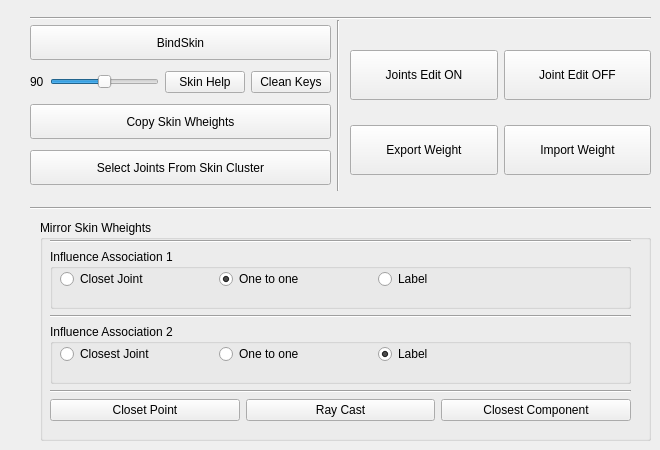
     <widget class="QWidget" name="SkinningTab">
      <attribute name="title">
       <string>Skinning Tools</string>
      </attribute>
      <widget class="QWidget" name="verticalLayoutWidget">
       <property name="geometry">
        <rect>
         <x>30</x>
         <y>20</y>
         <width>301</width>
         <height>174</height>
        </rect>
       </property>
       <layout class="QVBoxLayout" name="verticalLayout_14">
        <item>
         <widget class="QPushButton" name="BindSkinBtn">
          <property name="enabled">
           <bool>true</bool>
          </property>
          <property name="minimumSize">
           <size>
            <width>0</width>
            <height>35</height>
           </size>
          </property>
          <property name="text">
           <string>BindSkin</string>
          </property>
         </widget>
        </item>
        <item>
         <layout class="QHBoxLayout" name="horizontalLayout_25">
          <item>
           <widget class="QLabel" name="label_20">
            <property name="text">
             <string>90</string>
            </property>
           </widget>
          </item>
          <item>
           <widget class="QSlider" name="SkinHelpSlider">
            <property name="minimum">
             <number>1</number>
            </property>
            <property name="maximum">
             <number>180</number>
            </property>
            <property name="value">
             <number>90</number>
            </property>
            <property name="orientation">
             <enum>Qt::Horizontal</enum>
            </property>
           </widget>
          </item>
          <item>
           <widget class="QPushButton" name="SkinHelpButton">
            <property name="text">
             <string>Skin Help</string>
            </property>
           </widget>
          </item>
          <item>
           <widget class="QPushButton" name="CleanKeysBtn">
            <property name="text">
             <string>Clean Keys</string>
            </property>
           </widget>
          </item>
         </layout>
        </item>
        <item>
         <widget class="QPushButton" name="copyButton">
          <property name="enabled">
           <bool>true</bool>
          </property>
          <property name="minimumSize">
           <size>
            <width>0</width>
            <height>35</height>
           </size>
          </property>
          <property name="text">
           <string>Copy Skin Wheights</string>
          </property>
          <property name="icon">
           <iconset resource="Resources/iconResources.qrc">
            <normaloff>:/icon/Copy.png</normaloff>:/icon/Copy.png</iconset>
          </property>
         </widget>
        </item>
        <item>
         <widget class="QPushButton" name="SelecJointsFromBtn">
          <property name="minimumSize">
           <size>
            <width>0</width>
            <height>35</height>
           </size>
          </property>
          <property name="text">
           <string>Select Joints From Skin Cluster</string>
          </property>
          <property name="icon">
           <iconset resource="Resources/iconResources.qrc">
            <normaloff>:/icon/MirrorWeights.png</normaloff>:/icon/MirrorWeights.png</iconset>
          </property>
         </widget>
        </item>
       </layout>
      </widget>
      <widget class="Line" name="line_26">
       <property name="geometry">
        <rect>
         <x>30</x>
         <y>200</y>
         <width>621</width>
         <height>16</height>
        </rect>
       </property>
       <property name="orientation">
        <enum>Qt::Horizontal</enum>
       </property>
      </widget>
      <widget class="Line" name="line_27">
       <property name="geometry">
        <rect>
         <x>30</x>
         <y>10</y>
         <width>621</width>
         <height>16</height>
        </rect>
       </property>
       <property name="orientation">
        <enum>Qt::Horizontal</enum>
       </property>
      </widget>
      <widget class="QWidget" name="verticalLayoutWidget_2">
       <property name="geometry">
        <rect>
         <x>350</x>
         <y>40</y>
         <width>301</width>
         <height>71</height>
        </rect>
       </property>
       <layout class="QGridLayout" name="gridLayout_4">
        <item row="0" column="0">
         <widget class="QPushButton" name="JointsEditOn">
          <property name="minimumSize">
           <size>
            <width>0</width>
            <height>50</height>
           </size>
          </property>
          <property name="text">
           <string>Joints Edit ON</string>
          </property>
          <property name="icon">
           <iconset resource="Resources/iconResources.qrc">
            <normaloff>:/icon/EditOn.png</normaloff>:/icon/EditOn.png</iconset>
          </property>
         </widget>
        </item>
        <item row="0" column="1">
         <widget class="QPushButton" name="JointsEditOff">
          <property name="minimumSize">
           <size>
            <width>0</width>
            <height>50</height>
           </size>
          </property>
          <property name="text">
           <string>Joint Edit OFF</string>
          </property>
          <property name="icon">
           <iconset resource="Resources/iconResources.qrc">
            <normaloff>:/icon/EditOff.png</normaloff>:/icon/EditOff.png</iconset>
          </property>
         </widget>
        </item>
       </layout>
      </widget>
      <widget class="Line" name="line_18">
       <property name="geometry">
        <rect>
         <x>330</x>
         <y>20</y>
         <width>16</width>
         <height>171</height>
        </rect>
       </property>
       <property name="orientation">
        <enum>Qt::Vertical</enum>
       </property>
      </widget>
      <widget class="QGroupBox" name="groupBox">
       <property name="geometry">
        <rect>
         <x>40</x>
         <y>220</y>
         <width>611</width>
         <height>221</height>
        </rect>
       </property>
       <property name="title">
        <string>Mirror Skin Wheights</string>
       </property>
       <widget class="QWidget" name="layoutWidget">
        <property name="geometry">
         <rect>
          <x>10</x>
          <y>20</y>
          <width>581</width>
          <height>181</height>
         </rect>
        </property>
        <layout class="QVBoxLayout" name="verticalLayout_19">
         <item>
          <widget class="Line" name="line_32">
           <property name="orientation">
            <enum>Qt::Horizontal</enum>
           </property>
          </widget>
         </item>
         <item>
          <widget class="QGroupBox" name="groupBox_2">
           <property name="title">
            <string>Influence Association 1</string>
           </property>
           <widget class="QWidget" name="horizontalLayoutWidget_3">
            <property name="geometry">
             <rect>
              <x>10</x>
              <y>20</y>
              <width>471</width>
              <height>21</height>
             </rect>
            </property>
            <layout class="QHBoxLayout" name="horizontalLayout_39">
             <item>
              <widget class="QRadioButton" name="closetJoint01">
               <property name="text">
                <string>Closet Joint</string>
               </property>
              </widget>
             </item>
             <item>
              <widget class="QRadioButton" name="oneToOne01">
               <property name="text">
                <string>One to one</string>
               </property>
               <property name="checked">
                <bool>true</bool>
               </property>
              </widget>
             </item>
             <item>
              <widget class="QRadioButton" name="label01">
               <property name="text">
                <string>Label</string>
               </property>
              </widget>
             </item>
            </layout>
           </widget>
          </widget>
         </item>
         <item>
          <widget class="Line" name="line_25">
           <property name="orientation">
            <enum>Qt::Horizontal</enum>
           </property>
          </widget>
         </item>
         <item>
          <widget class="QGroupBox" name="groupBox_3">
           <property name="title">
            <string>Influence Association 2</string>
           </property>
           <widget class="QWidget" name="horizontalLayoutWidget_4">
            <property name="geometry">
             <rect>
              <x>10</x>
              <y>20</y>
              <width>471</width>
              <height>21</height>
             </rect>
            </property>
            <layout class="QHBoxLayout" name="horizontalLayout_42">
             <item>
              <widget class="QRadioButton" name="closetJoint02">
               <property name="text">
                <string>Closest Joint</string>
               </property>
              </widget>
             </item>
             <item>
              <widget class="QRadioButton" name="oneToOne02">
               <property name="text">
                <string>One to one</string>
               </property>
              </widget>
             </item>
             <item>
              <widget class="QRadioButton" name="label02">
               <property name="text">
                <string>Label</string>
               </property>
               <property name="checked">
                <bool>true</bool>
               </property>
              </widget>
             </item>
            </layout>
           </widget>
          </widget>
         </item>
         <item>
          <widget class="Line" name="line_29">
           <property name="orientation">
            <enum>Qt::Horizontal</enum>
           </property>
          </widget>
         </item>
         <item>
          <layout class="QHBoxLayout" name="horizontalLayout_31">
           <item>
            <widget class="QPushButton" name="Mirror1">
             <property name="enabled">
              <bool>true</bool>
             </property>
             <property name="text">
              <string>Closet Point</string>
             </property>
             <property name="icon">
              <iconset resource="Resources/iconResources.qrc">
               <normaloff>:/icon/Mirror.png</normaloff>:/icon/Mirror.png</iconset>
             </property>
            </widget>
           </item>
           <item>
            <widget class="QPushButton" name="Mirror2">
             <property name="enabled">
              <bool>true</bool>
             </property>
             <property name="text">
              <string>Ray Cast</string>
             </property>
             <property name="icon">
              <iconset resource="Resources/iconResources.qrc">
               <normaloff>:/icon/Mirror.png</normaloff>:/icon/Mirror.png</iconset>
             </property>
            </widget>
           </item>
           <item>
            <widget class="QPushButton" name="Mirror3">
             <property name="enabled">
              <bool>true</bool>
             </property>
             <property name="text">
              <string>Closest Component</string>
             </property>
             <property name="icon">
              <iconset resource="Resources/iconResources.qrc">
               <normaloff>:/icon/Mirror.png</normaloff>:/icon/Mirror.png</iconset>
             </property>
            </widget>
           </item>
          </layout>
         </item>
        </layout>
       </widget>
      </widget>
      <widget class="QWidget" name="horizontalLayoutWidget">
       <property name="geometry">
        <rect>
         <x>350</x>
         <y>120</y>
         <width>301</width>
         <height>61</height>
        </rect>
       </property>
       <layout class="QHBoxLayout" name="horizontalLayout_44">
        <item>
         <widget class="QPushButton" name="ExportWeightBtn">
          <property name="minimumSize">
           <size>
            <width>0</width>
            <height>50</height>
           </size>
          </property>
          <property name="text">
           <string>Export Weight</string>
          </property>
         </widget>
        </item>
        <item>
         <widget class="QPushButton" name="ImportWeightBtn">
          <property name="minimumSize">
           <size>
            <width>0</width>
            <height>50</height>
           </size>
          </property>
          <property name="text">
           <string>Import Weight</string>
          </property>
         </widget>
        </item>
       </layout>
      </widget>
     </widget>
